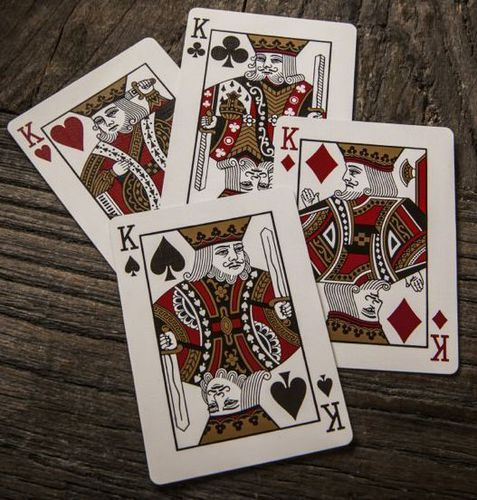
#> input picture OpenCVPython/resources/cards.jpg, 477 x 500 px, given in place of the camera
$ python chapter7.py
#> lines starting #> are read from the running program, lines starting #| are printed output that depends on the picture; after the words box and inside, x2 and y2 are one past the last pixel; in counts of white or black regions, pixels touching at a corner belong together
# Color detection
import cv2
import numpy as np


def empty(*args, **kwargs):
    pass


def cvtColor():
    img = cv2.imread("resources/lambo.png")
    imgHSV = cv2.cvtColor(img, cv2.COLOR_BGR2HSV)
    imgStacked = np.hstack((img, imgHSV))

    cv2.imshow("Stacked", imgStacked)
    cv2.waitKey(0)


def trackBar():
    frameWidth = 640
    frameHeight = 480
    cap = cv2.VideoCapture(0)
    cap.set(3, frameWidth)
    cap.set(4, frameHeight)
    cap.set(10, 150)

    cv2.namedWindow("HSV")
    cv2.resizeWindow("HSV", 640, 240)
    cv2.createTrackbar("HUE Min", "HSV", 0, 179, empty)
#> slider 'HUE Min' is set to 35
    cv2.createTrackbar("SAT Min", "HSV", 0, 255, empty)
#> slider 'SAT Min' is set to 51
    cv2.createTrackbar("VALUE Min", "HSV", 0, 255, empty)
#> slider 'VALUE Min' is set to 51
    cv2.createTrackbar("HUE Max", "HSV", 179, 179, empty)
    cv2.createTrackbar("SAT Max", "HSV", 255, 255, empty)
    cv2.createTrackbar("VALUE Max", "HSV", 255, 255, empty)

    while True:

        _, img = cap.read()
#> img is the input picture: shape (500, 477, 3); mean B, G, R 88.1, 96.6, 109.6
        imgHsv = cv2.cvtColor(img, cv2.COLOR_BGR2HSV)
#> imgHsv: shape (500, 477, 3); mean H, S, V 21.2, 75.8, 109.6

        h_min = cv2.getTrackbarPos("HUE Min", "HSV")
        h_max = cv2.getTrackbarPos("HUE Max", "HSV")
        s_min = cv2.getTrackbarPos("SAT Min", "HSV")
        s_max = cv2.getTrackbarPos("SAT Max", "HSV")
        v_min = cv2.getTrackbarPos("VALUE Min", "HSV")
        v_max = cv2.getTrackbarPos("VALUE Max", "HSV")
        print(h_min)

        lower = np.array([h_min, s_min, v_min])
        upper = np.array([h_max, s_max, v_max])
        mask = cv2.inRange(imgHsv, lower, upper)
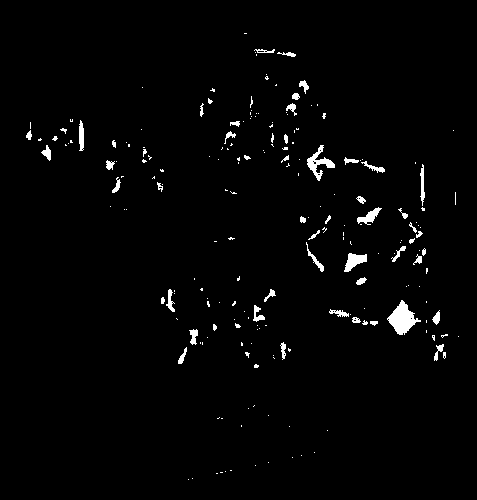
#> mask: shape (500, 477); 1.9% white; 205 white regions (154 under 20 px), largest, box (x1, y1, x2, y2) and area: (387, 300, 421, 335) 584, (307, 145, 335, 181) 334, (344, 253, 367, 272) 242
        result = cv2.bitwise_and(img, img, mask=mask)
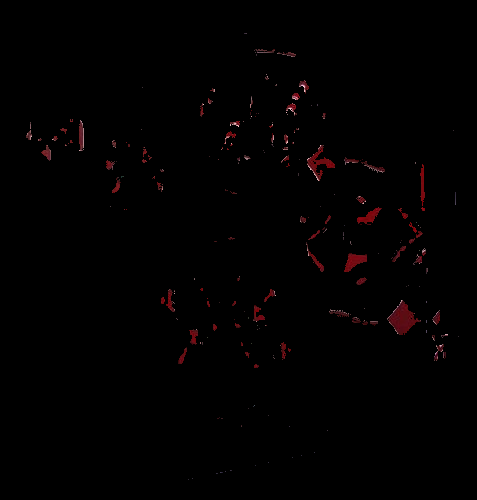
#> result: shape (500, 477, 3); mean B, G, R 0.7, 0.6, 1.9

        mask = cv2.cvtColor(mask, cv2.COLOR_GRAY2BGR)
        hStack = np.hstack([mask, result])
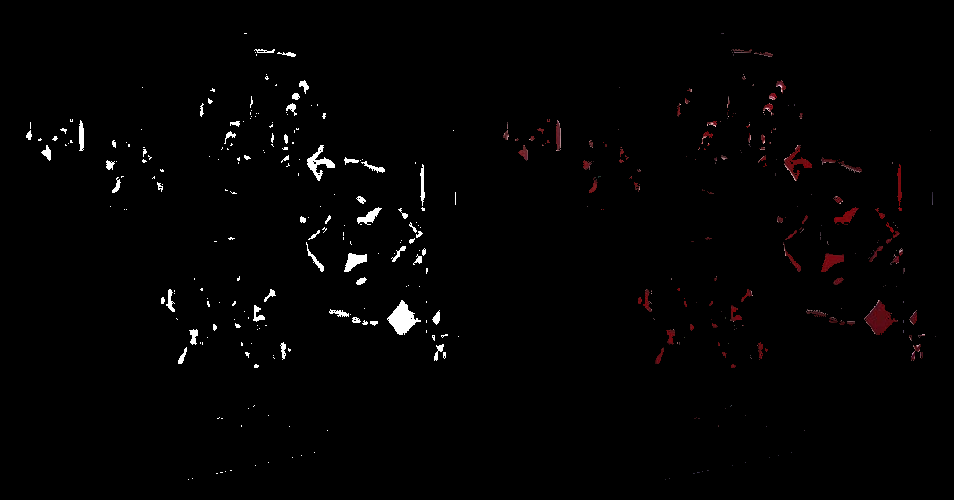
#> hStack: shape (500, 954, 3); mean B, G, R 2.7, 2.7, 3.4
        # [4 lines of commented-out code are left out]
        cv2.imshow("Horizontal Stacking", hStack)
        if cv2.waitKey(1) & 0xFF == ord("q"):
#> (key q is pressed here)
            break

    cap.release()
    cv2.destroyAllWindows()


if __name__ == "__main__":
    trackBar()
